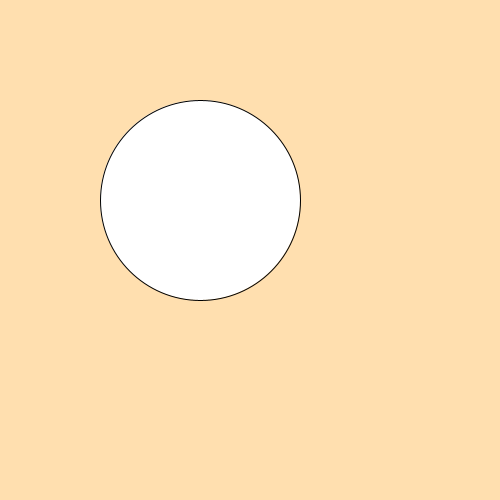
Frame 1 (no input)
Frame 60 (the mouse pressed at the canvas centre just before this capture): identical to frame 1, image omitted
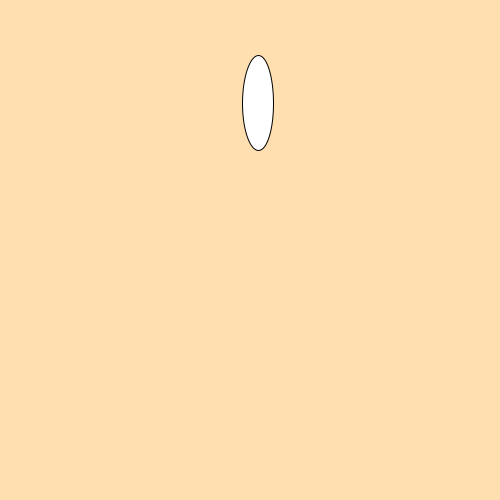
Frame 120 (the mouse held since frame 60 and released just before this capture)

The Processing sketch that drew these frames (run headless with seeded random() and noise(); from frame 60 on, the mouse is pressed at the canvas centre):

// Processing sketch: slipperydot
// ── slipperydot.pde
// 4. create three integer variables to  
    //    represent the x, y, and the size of the ellipse
    int x = (200);
    int y = (200);
    
    int width = (200);
    int height = (200);
    void setup() {
      //1. set the size of your sketch
    size(500,500);
    }
    
    void draw() {
      //2. set the background color of your sketch
      background(#FFdFaF);
      //3. draw an ellipse. Make sure it fits in the window.
      ellipse(x,y,width,height);
      //5. use the variables created in step 4 in place of the numbers
      //   in your ellipse
    
    }
    
    void mousePressed() {
      //6a. create an integer variable called distance
      int Distance = (0);
      //6b. use the getDistance method to initialize your varible
      //    use the mouse's x and y and the x and y of your ellipse 
     Distance = Math.abs(getDistance(mouseX,mouseY,x,y));
      //7. print the distance variable
    println(Distance);
      
      //8a. make an if statement to check if the distance variable
      //   is within the size of the ellipse
      if (Distance < width/2){
      
        
      
        //8b.  set the x and y of the ellipse to a random location on the window
       x = (int)random(400);
        y = (int)random(400);
     
      height = (int)random(10,100);
      width = (int)random(10,100);
      
    }
    }
    
    int getDistance(int x1, int y1, int x2, int y2) {
      return (int)Math.sqrt(x2 * x2 + y2 * y2) - (int)Math.sqrt(x1 * x1 + y1 * y1);
    }
    
